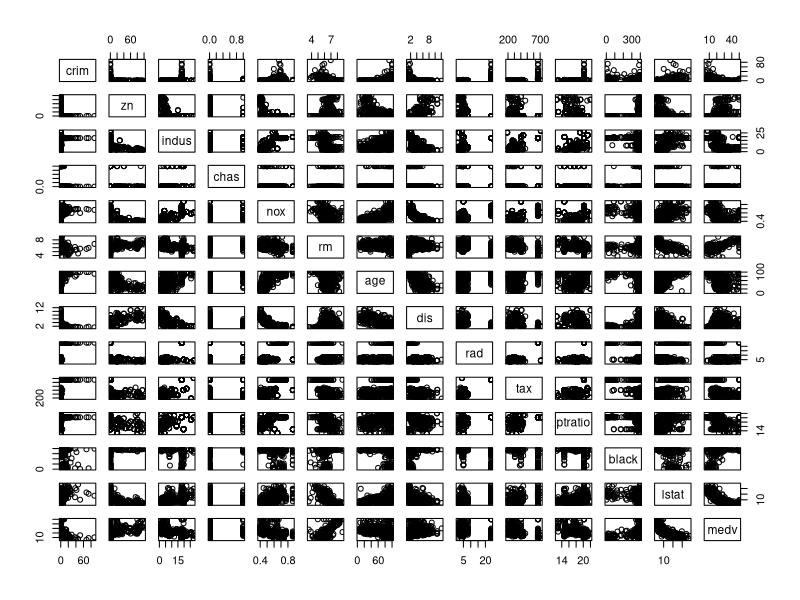
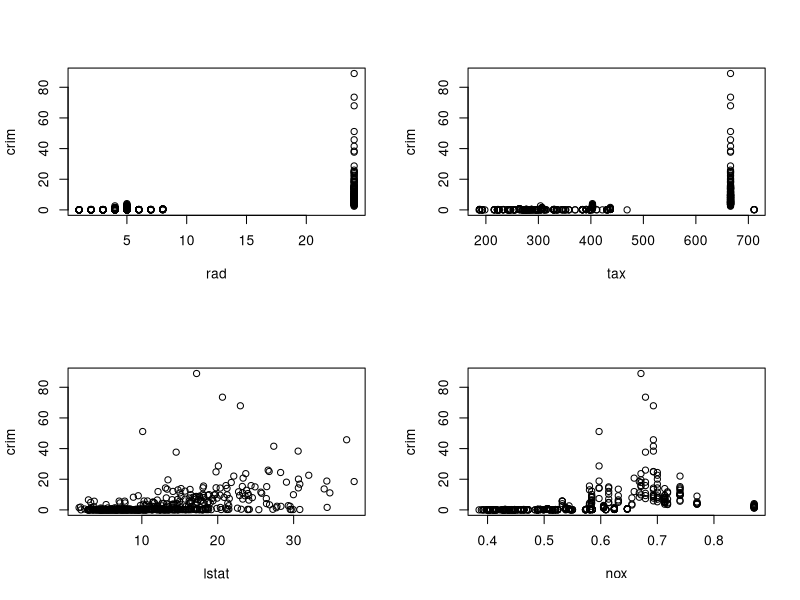
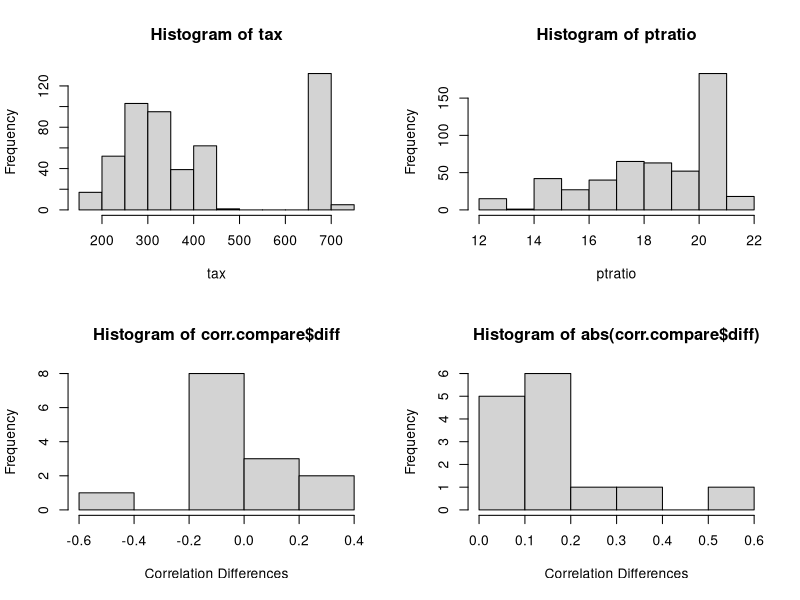

These charts were generated, in order, by the following R code:
library(MASS) #load library
#item A
Boston # dataset
?Boston # info of boston dataSet

dim(Boston)
#The rows represent observations of the U.S. Census Tracts in the Boston Area. The columns presents the measures of the Census Variables.

#item b
attach(Boston)

pairs(Boston)

#in the graph we can find that the high radio frequency index of accessibility to radial highways contains the highest level of per capita crime rate per city
#we can also see that medv is inversely proportional to lstat- lower status of the population, nox - nitrogen oxides concentration and indus - proportion of non-retail businnes acres per town and directly proportional to rm- average number of rooms per dewlling

#item c
# in this case we need calculate the indexes of correlations between crime rates and other variables.

Boston.corr = cor(Boston)
Boston.corr.crim = Boston.corr[-1,1]

print(
  Boston.corr.crim[order(abs(Boston.corr.crim), decreasing = T)]
)

par(mfrow=c(2,2))
# get the four most correlated variables
aux = names(Boston.corr.crim[order(abs(Boston.corr.crim), decreasing = T)][1:4])
for(i in aux){
  plot(get(i), crim, xlab=i)
}

#item d

summary(crim)
#crime rates
#Yes, because the maximum value is much higher then the 3th quartile counting crime reates above 30 
length(crim[crim>30])

#Tax rates

hist(tax)

#There are particulary suburbs in a higher level, counting values above 500.

length(tax[tax>500])

#Pupil-Teacher Ratio

hist(ptratio)
#It seems a bit equilibrate between values of [14, 22], specially [20,21]. Counting values bellow 14 - the smallest ratios.

length(ptratio[ptratio<14])

#item e

table(chas)

#the value 1 says that the suburb bounds the charles rivers, there are 35 suburbs that bound river

#item f

median (ptratio)

#item g

subs.lw = which(medv<median(medv))
print(subs.lw)

#Compare with the rest of the other predictors.

Boston.corr.subs.lw = cor(Boston[subs.lw, ])
corr.compare = data.frame('lower'=Boston.corr.subs.lw[, "medv"], 'all'=Boston.corr[, "medv"])
corr.compare$diff = corr.compare$lower - corr.compare$all
#Check how much vary the differences.

hist(corr.compare$diff, xlab="Correlation Differences")


#Now, in absolute values.

hist(abs(corr.compare$diff), xlab="Correlation Differences")


#The main correlation diffences were at the variables:
  
  main.diffs = head(corr.compare[order(abs(corr.compare$diff), decreasing = T), ], 5)

print(main.diffs)

print(rownames(main.diffs))

#The abrupt difference by far was rm - average number of rooms per dwelling, so the number of rooms has much less influence in the cheapest houses than the more expensive ones, this phenomenon also seem happening in ptratio. The dis increased compared to all suburbs correlation, it seems that further from employment centres is better for cheaper house prices.

